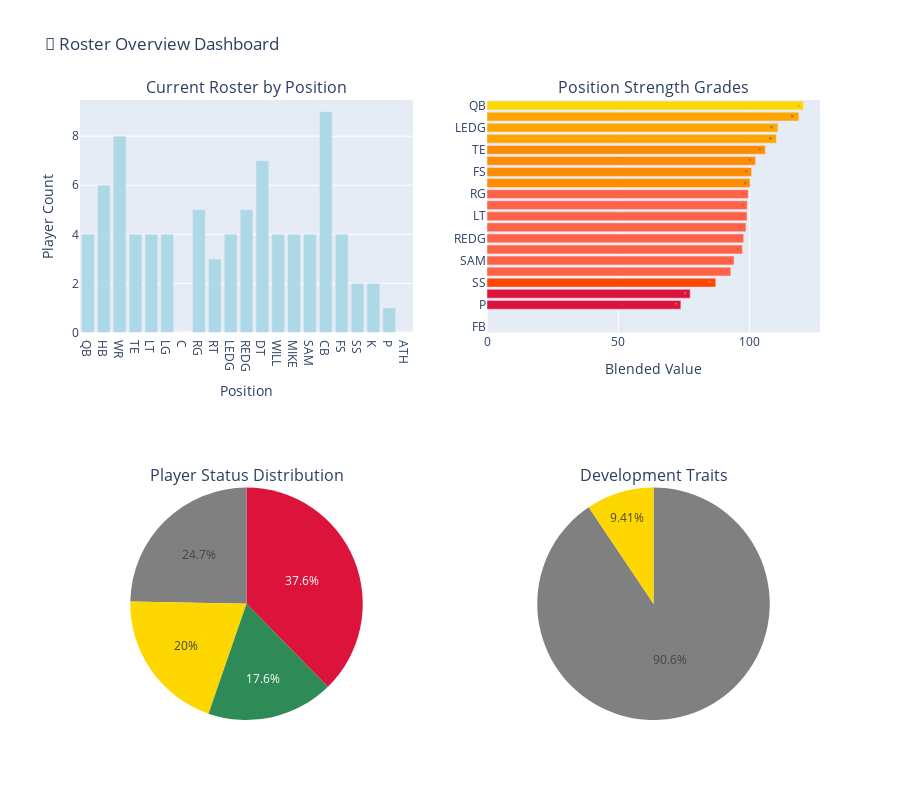

Here is the notebook cell this chart was saved with:
### Markdown cell above
## 📊 Data Visualizations

Interactive charts and graphs to analyze your roster composition, player values, and recruiting needs.

### Code cell
# 1. Roster Composition by Position
if roster_df is not None:
    fig = make_subplots(
        rows=2, cols=2,
        subplot_titles=('Current Roster by Position', 'Position Strength Grades',
                       'Player Status Distribution', 'Development Traits'),
        specs=[[{"type": "bar"}, {"type": "bar"}],
               [{"type": "pie"}, {"type": "pie"}]]
    )

    # Subplot 1: Current roster by position
    position_counts = roster_df['POSITION'].value_counts().reindex(position_order).fillna(0)
    fig.add_trace(
        go.Bar(x=position_counts.index, y=position_counts.values,
               name="Current Count", marker_color='lightblue'),
        row=1, col=1
    )

    # Subplot 2: Position grades
    grade_colors = {'A+': '#2E8B57', 'A': '#32CD32', 'A-': '#90EE90',
                   'B+': '#FFD700', 'B': '#FFA500', 'B-': '#FF8C00',
                   'C+': '#FF6347', 'C': '#FF4500', 'C-': '#DC143C', 'F': '#8B0000'}

    recruiting_plan_sorted = recruiting_plan.sort_values('Blended Value', ascending=True)
    colors = [grade_colors.get(grade, '#808080') for grade in recruiting_plan_sorted['Grade']]

    fig.add_trace(
        go.Bar(x=recruiting_plan_sorted['Blended Value'],
               y=recruiting_plan_sorted['Position'],
               orientation='h',
               name="Position Strength",
               marker_color=colors,
               text=recruiting_plan_sorted['Grade'],
               textposition='auto'),
        row=1, col=2
    )

    # Subplot 3: Player status distribution
    status_counts = roster_df['STATUS'].value_counts()
    status_colors = {'SAFE': '#2E8B57', 'AT RISK': '#FFD700', 'CUT': '#DC143C', 'GRADUATING': '#808080'}
    fig.add_trace(
        go.Pie(labels=status_counts.index, values=status_counts.values,
               name="Status", marker_colors=[status_colors.get(status, '#808080') for status in status_counts.index]),
        row=2, col=1
    )

    # Subplot 4: Development traits
    dev_counts = roster_df['DEV TRAIT'].value_counts()
    dev_colors = {'ELITE': '#2E8B57', 'STAR': '#32CD32', 'IMPACT': '#FFD700', 'NORMAL': '#808080'}
    fig.add_trace(
        go.Pie(labels=dev_counts.index, values=dev_counts.values,
               name="Dev Traits", marker_colors=[dev_colors.get(trait, '#808080') for trait in dev_counts.index]),
        row=2, col=2
    )

    fig.update_layout(height=800, title_text="🏈 Roster Overview Dashboard", showlegend=False)
    fig.update_xaxes(title_text="Position", row=1, col=1)
    fig.update_yaxes(title_text="Player Count", row=1, col=1)
    fig.update_xaxes(title_text="Blended Value", row=1, col=2)

    fig.show()

    print("📊 Roster composition visualization created!")

### Figure 1 — Plotly figure (JSON) as saved in the notebook; plotly's stock layout.template omitted (floating-point values rounded to 4 significant figures)
{"data": [{"marker": {"color": "lightblue"}, "name": "Current Count", "type": "bar", "x": ["QB", "HB", "WR", "TE", "LT", "LG", "C", "RG", "RT", "LEDG", "REDG", "DT", "WILL", "MIKE", "SAM", "CB", "FS", "SS", "K", "P", "ATH"], "xaxis": "x", "y": [4, 6, 8, 4, 4, 4, 0, 5, 3, 4, 5, 7, 4, 4, 4, 9, 4, 2, 2, 1, 0], "yaxis": "y"}, {"marker": {"color": ["#8B0000", "#8B0000", "#DC143C", "#DC143C", "#FF4500", "#FF6347", "#FF6347", "#FF6347", "#FF6347", "#FF6347", "#FF6347", "#FF6347", "#FF6347", "#FF8C00", "#FF8C00", "#FF8C00", "#FF8C00", "#FFA500", "#FFA500", "#FFA500", "#FFD700"]}, "name": "Position Strength", "orientation": "h", "text": ["F", "F", "C-", "C-", "C", "C+", "C+", "C+", "C+", "C+", "C+", "C+", "C+", "B-", "B-", "B-", "B-", "B", "B", "B", "B+"], "textposition": "auto", "type": "bar", "x": [0.0, 0.0, 73.82, 77.38, 87.11, 92.85, 94.07, 97.25, 97.75, 98.61, 99.01, 99.07, 99.46, 100.1, 100.7, 102.3, 106.0, 110.2, 110.8, 118.7, 120.5], "xaxis": "x2", "y": ["FB", "C", "P", "K", "SS", "DT", "SAM", "LG", "REDG", "RT", "LT", "WILL", "RG", "WR", "FS", "CB", "TE", "MIKE", "LEDG", "HB", "QB"], "yaxis": "y2"}, {"domain": {"x": [0, 0.45], "y": [0, 0.375]}, "labels": ["CUT", "GRADUATING", "AT RISK", "SAFE"], "marker": {"colors": ["#DC143C", "#808080", "#FFD700", "#2E8B57"]}, "name": "Status", "type": "pie", "values": [32, 21, 17, 15]}, {"domain": {"x": [0.55, 1], "y": [0, 0.375]}, "labels": ["NORMAL", "IMPACT"], "marker": {"colors": ["#808080", "#FFD700"]}, "name": "Dev Traits", "type": "pie", "values": [77, 8]}], "layout": {"annotations": [{"font": {"size": 16}, "showarrow": false, "text": "Current Roster by Position", "x": 0.225, "xanchor": "center", "xref": "paper", "y": 1, "yanchor": "bottom", "yref": "paper"}, {"font": {"size": 16}, "showarrow": false, "text": "Position Strength Grades", "x": 0.775, "xanchor": "center", "xref": "paper", "y": 1, "yanchor": "bottom", "yref": "paper"}, {"font": {"size": 16}, "showarrow": false, "text": "Player Status Distribution", "x": 0.225, "xanchor": "center", "xref": "paper", "y": 0.375, "yanchor": "bottom", "yref": "paper"}, {"font": {"size": 16}, "showarrow": false, "text": "Development Traits", "x": 0.775, "xanchor": "center", "xref": "paper", "y": 0.375, "yanchor": "bottom", "yref": "paper"}], "height": 800, "showlegend": false, "title": {"text": "🏈 Roster Overview Dashboard"}, "xaxis": {"anchor": "y", "domain": [0, 0.45], "title": {"text": "Position"}}, "xaxis2": {"anchor": "y2", "domain": [0.55, 1], "title": {"text": "Blended Value"}}, "yaxis": {"anchor": "x", "domain": [0.625, 1], "title": {"text": "Player Count"}}, "yaxis2": {"anchor": "x2", "domain": [0.625, 1]}}}
